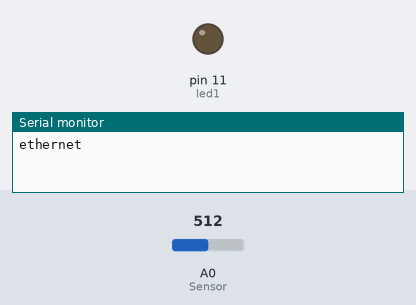
This sketch was run on a simulated Arduino Uno, built for the host (arithmetic inside an expression is 32-bit, double 64-bit). On the bench: output pins drawn as LEDs (lit = HIGH), the last lines printed to the serial monitor. The inputs (shaded band) are chosen by the test bench; at power-on: A0 (Sensor) = 512. WiFi joins after 1.5 s; servers stay silent unless stated; uploads are accepted with an empty reply.

Above: at 0.1 s.
At 2.6 s:
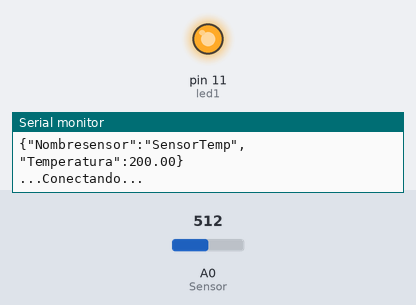
Timing chart, 0 to 4.1 s (numbered marks = the images above):
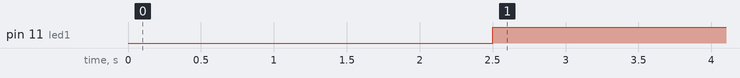

The sketch:

Proyecto_Arduino.ino
```cpp
#include <Wire.h>
#include <SPI.h>
#include <Ethernet.h>


int Sensor = 0 ; // Prog_15_1
int umbral = 25 ;
int led1 = 11;

String Mensaje = "";
EthernetClient client;
byte mac[] = {"Direccion mac aqui "};

void setup()
{

    Serial.begin(9600);
    pinMode(11,OUTPUT);
    Serial.println("ethernet");

    if(Ethernet.begin(mac) == 0){
      Serial.println("Datos Fallidos");
    }
    delay(1000);
}

void reloj(){
	delay(5000);
}

float leerTemp(){

  int lectura = analogRead(Sensor);
  float voltaje = 5.0 /1024 * lectura ;
  float temp = voltaje * 100 -50 ;
  //Serial.println(temp) ;
  if (temp >= umbral){
        digitalWrite(led1, HIGH) ;
  }
  else {
    digitalWrite(led1,LOW);
    delay(1000);
  }

  return temp;
}

String genMensaje(){

	String nombreSensor = "\"Nombresensor\":\"SensorTemp\"";
  	String temp = "\"Temperatura\":" + String(leerTemp());
  	String wrapper = "{" + nombreSensor + "," + temp + "}";
  	Serial.println(wrapper);
    return wrapper;

}

void enviarDatos(){

  Serial.println("...Conectando...");

  if(client.connect("serviciotemp.azure-devices.net",80)){

    client.println("POST /tables/RegistroClima HTTP/1.1");
    client.println("HostName: serviciotemp.azure-devices.net");
    client.println("SharedAccessKey: 4s3in6uscnb93JWpkq38vIbLtTaqAm7BZT1Re91WNCk=");
    client.println("DeviceId: arduinotest1");
    client.println("Content-Type: application/json");
    client.println("Content-Length: 60");
    client.println("");
    client.println(Mensaje);
    client.println("");
    client.println("...Datos Enviados...");


  }else{
    client.println("Error Conexion Fallida");
  }


}

void leerRespuesta(){
  bool print = true;

  while(client.available()){
    char c = client.read();
    if(c =='\n'){
      print = false;

      if(print){
        Serial.println(c);
      }
    }


  }
}

void finalizarConexion(){
  client.stop();
}

void esperarRespuesta(){

  while(!client.available()){
    if(!client.connected()){
      return;
    }
  }

}

void loop()
{

  Mensaje = genMensaje();
  enviarDatos();
  esperarRespuesta();
  leerRespuesta();
  finalizarConexion();
  reloj();
}
```

Measured:
- by itself, pin 11 (led1): LOW → HIGH at 2.5 s
